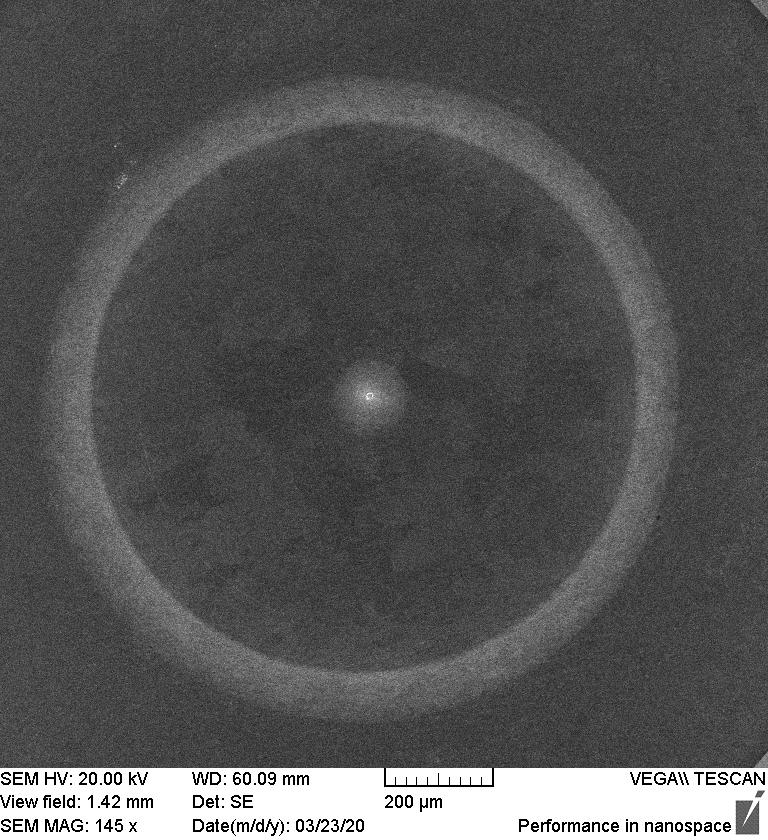
#> input picture Clonky-ok/1002_3.jpg, 768 x 840 px; its folder holds only this picture in this run
$ python siamese_network_data_prep_by_method.py
#> lines starting #> are read from the running program, lines starting #| are printed output that depends on the picture
### reshape_util.py
'''
A util module containing often used methods while saving / using data.


func: crop_reshape(images): As name suggests, crops and reshapes a list of images.

func: reshape_normalize(images, width, height): Normalizes input data and reshapes
into (len(images), width, height, 1) format suitable for NN input.
'''

import numpy as np

from cv2 import cv2


def crop_reshape(images):
    '''
    Crops the additional info bar from images, reshapes them into desired
    (768, 768) shape and converts to grayscale.

    Arguments:
        images: A list of images to perform operations on, should be 2D array.

    Returns:
        images_list: Numpy array of images converted to grayscale,
        shaped into (768,768), and with cropped off info bar.
    '''
    images_list = []

    for image in images:
        img = cv2.imread(image)
        # Resize into 768*840 if bigger
        resized = cv2.resize(img, (768, 840))
        # Crop the bottom info, making it 768x768
        cropped_img = resized[0:768, 0:768]
        # Make it actual grayscale
        gray = cv2.cvtColor(cropped_img, cv2.COLOR_BGR2GRAY)
        # Add the new grayscale image to the list
        images_list.append(gray)
    # As numpy array
    images_list = np.array(images_list)
    # Return the list for further operations
    return images_list


def reshape_normalize(images, img_width, img_height):
    '''
    Converts input image array into float32, normalizes it by dividing by 255.0,
    and reshapes into a Keras Input type of shape; (len(images), width, height, 1).

    Arguments:
        images: Numpy array of images to peform operations on.
        img_width: Integer, desired width dimension of images.
        img_height: Integer, desired height dimension of images.

    Returns:
        reshaped: A numpy array of float32, normalized and reshaped images.
    '''
    # Normalize the data
    normalized = images.astype('float32') / 255.0
    # Reshape into desirable shape
    reshaped = normalized.reshape(normalized.shape[0], img_width, img_height, 1)

    return reshaped

### siamese_network_data_prep_by_method.py
'''
Copyright (c) 2021, Štěpán Beneš


A script for making pairs of OK-OK and OK-Faulty images out of provided data.
These images serve as an input for siamese network training. The images are
divided by type, meaning the pairs are made of either BSE or SE images, not
mixed together.

If ran with any argument, the faulty images used are the extended variant
which includes also the plugged central hole images.

Pairs are made out of randomly shuffled images, with 80% of the OK ones and 75%
of the faulty ones as the training set, the rest is left for testing purposes.


func: make_pairs(ok_images, faulty_images): Makes pairs of ok_images with ok_images
and ok_images with faulty_images. Also creates proper labels; 1 for OK-OK, 0 for
OK-Faulty. Input images should be cropped 768x768 images [0,255]. Returns normalized
float32 [0,1] Left input array of images, Right input array of images, and Labels.

func: main(): Takes care of loading proper data, cropping and reshaping the images,
saving images by type (BSE or SE), and making pairs out of them that
serve as input for siamese nets. Also saves the created pairs. The pairs are
saved separately as Left and Right input arrays for ease of use.
'''
import sys
import glob
import numpy as np

from reshape_util import crop_reshape
from reshape_util import reshape_normalize


def make_pairs(ok_images, faulty_images):
    '''
    Makes pairs out of provided images. The strategy is 'all with all'. Pairs
    made are also assigned a label; 1 for a pair of OK images, 0 for OK with Faulty.
    Also normalizes and shuffles the data before returning the pairs.

    Arguments:
        ok_images: A numpy array containing 768x768 [0,255] image representation.
        faulty_images: A numpy array containing 768x768 [0,255] image representation.

    Returns:
        pairs_left: Numpy array of normalized float32 [0,1] images serving as 'Left'
        side of the siamese net input.
        pairs_right: Numpy array of normalized float32 [0,1] images serving as 'Right'
        side of the siamese net input.
        pairs_labels: Numpy array of assigned labels.
    '''
    # Create pairs for the siamese net input
    # Initial effort is to create 'each with each' pairing
    pairs_left = []
    pairs_right = []
    pairs_labels = []

    IMG_WIDTH = 768
    IMG_HEIGHT = 768

    # Create pairs from OK images
    # shape - 1 because the last one shouldn't need to be paired again
    for left in range(ok_images.shape[0]-1):
        # left + 1 to not make duplicate pairs
        for right in range(left+1, ok_images.shape[0]):
            pairs_left.append(ok_images[left])
            pairs_right.append(ok_images[right])
            pairs_labels.append(1)

    # Create pairs from OK and anomalous imaes
    for left in range(ok_images.shape[0]):
        for right in range(faulty_images.shape[0]):
            pairs_left.append(ok_images[left])
            pairs_right.append(faulty_images[right])
            pairs_labels.append(0)

    # Recreate as numpy arrays
    pairs_left = np.array(pairs_left)
    pairs_right = np.array(pairs_right)
    pairs_labels = np.array(pairs_labels)

    # Shuffle the data before saving
    indices = np.arange(pairs_left.shape[0])
    np.random.shuffle(indices)

    pairs_left = pairs_left[indices]
    pairs_right = pairs_right[indices]
    pairs_labels = pairs_labels[indices]

    print(pairs_labels.shape)
    print(pairs_left.shape)
    print(pairs_right.shape)

    # Normalize the data
    pairs_left = reshape_normalize(pairs_left, IMG_WIDTH, IMG_HEIGHT)
    pairs_right = reshape_normalize(pairs_right, IMG_WIDTH, IMG_HEIGHT)

    return pairs_left, pairs_right, pairs_labels


def main():
    '''
    Takes care of loading the data, cropping and reshaping it, feeding it to
    the make_pairs() function, saving cropped normalized BSE and SE images by type,
    creating training set out of the pairs and finally saving the training pairs too.
    '''
    IMG_WIDTH = 768
    IMG_HEIGHT = 768

    ok_images_se = glob.glob('Clonky-ok/*_3*')
    ok_images_bse = glob.glob('Clonky-ok/*_4*')

    extended = ""

    # A cheap way to make a distinction between making pairs with all the faulty
    # images (which means even those that contain plugged center) - if any
    # argument is given, all the faulty images are used.
    if len(sys.argv) > 1:
        # Apparently glob is incapable of such matching, that 'b' could be excluded
        # So I have to use this gimmick with 'numbers followed by dot'
        faulty_images_se = glob.glob('Clonky-vadne-full/[0-9].*')
        faulty_images_se += glob.glob('Clonky-vadne-full/[0-9][0-9].*')
        faulty_images_bse = glob.glob('Clonky-vadne-full/[0-9]*b.*')
        extended = "_extended"
    else:
        faulty_images_se = glob.glob('Clonky-vadne/[0-9].*')
        faulty_images_se += glob.glob('Clonky-vadne/[0-9][0-9].*')
        faulty_images_bse = glob.glob('Clonky-vadne/[0-9]*b.*')

    # Remove the info bar from the images and reshape them into 768x768
    ok_images_se_list = crop_reshape(ok_images_se)
#> in crop_reshape, img is the input picture: shape (840, 768, 3); min 0, max 255, mean 85.4
#> in crop_reshape, `cropped_img = resized[0:768, 0:768]`:
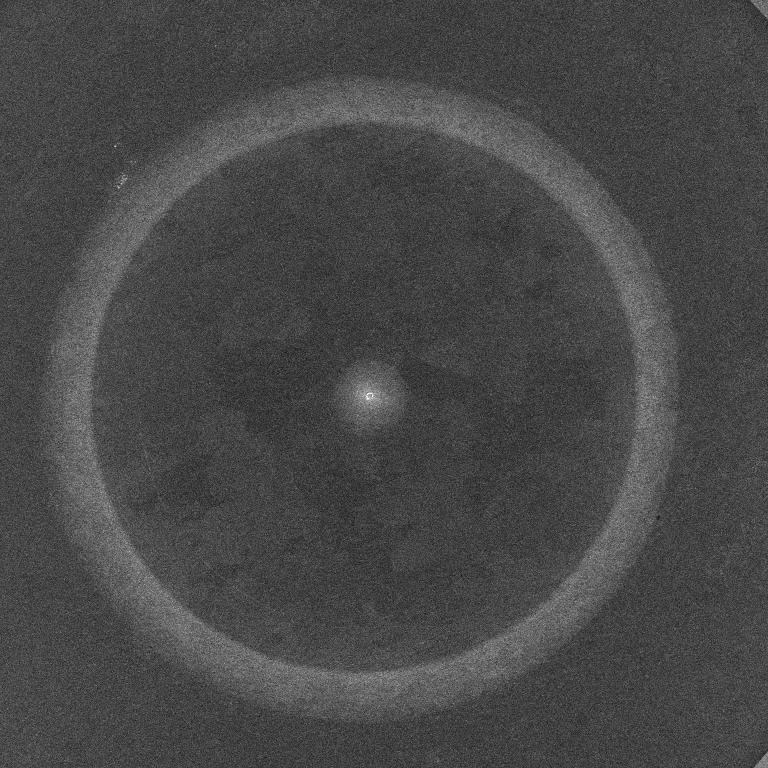
#> cropped_img: shape (768, 768, 3); min 13, max 255, mean 72.4
    ok_images_bse_list = crop_reshape(ok_images_bse)
    faulty_images_se_list = crop_reshape(faulty_images_se)
    faulty_images_bse_list = crop_reshape(faulty_images_bse)

    print(ok_images_se_list.shape)
#| (1, 768, 768)
    print(ok_images_bse_list.shape)
    print(faulty_images_se_list.shape)
    print(faulty_images_bse_list.shape)

    # Save all of the data, divided by the image type
    np.save("Data/SE_ok.npy", reshape_normalize(ok_images_se_list, IMG_WIDTH, IMG_HEIGHT))
    np.save("Data/BSE_ok.npy", reshape_normalize(ok_images_bse_list, IMG_WIDTH, IMG_HEIGHT))
    np.save("Data/SE_faulty" + extended + ".npy", reshape_normalize(faulty_images_se_list, IMG_WIDTH, IMG_HEIGHT))
    np.save("Data/BSE_faulty" + extended + ".npy", reshape_normalize(faulty_images_bse_list, IMG_WIDTH, IMG_HEIGHT))

    # Leave some of the images as testing data.
    # 75% instead of 80% of faulty data is taken to leave enough images
    # to represent all the error types in the testing portion.
    ok_images_se_list = ok_images_se_list[:int(0.8*len(ok_images_se_list))]
#> ok_images_se_list = empty array
    ok_images_bse_list = ok_images_bse_list[:int(0.8*len(ok_images_bse_list))]
    faulty_images_se_list = faulty_images_se_list[:int(0.75*len(faulty_images_se_list))]
    faulty_images_bse_list = faulty_images_bse_list[:int(0.75*len(faulty_images_bse_list))]

    print(ok_images_se_list.shape)
#| (0, 768, 768)
    print(ok_images_bse_list.shape)
    print(faulty_images_se_list.shape)
    print(faulty_images_bse_list.shape)

    # Make input pairs out of the training data portion
    se_pairs_left, se_pairs_right, se_pairs_labels = make_pairs(ok_images_se_list, faulty_images_se_list)
#> after the loop in make_pairs, `for left in range(ok_images.shape[0]-1):`: pairs_labels = []
#> in make_pairs, `pairs_left = np.array(pairs_left)`: pairs_left = empty array
#| (0,)
#| (0,)
#| (0,)
#> se_pairs_left = empty array; se_pairs_right = empty array; se_pairs_labels = empty array
    bse_pairs_left, bse_pairs_right, bse_pairs_labels = make_pairs(ok_images_bse_list, faulty_images_bse_list)

    # And, of course, save them
    np.save("DataHuge/SE_pairs_left" + extended + ".npy", se_pairs_left)
    np.save("DataHuge/SE_pairs_right" + extended + ".npy", se_pairs_right)
    np.save("DataHuge/SE_pairs_labels" + extended + ".npy", se_pairs_labels)

    np.save("DataHuge/BSE_pairs_left" + extended + ".npy", bse_pairs_left)
    np.save("DataHuge/BSE_pairs_right" + extended + ".npy", bse_pairs_right)
    np.save("DataHuge/BSE_pairs_labels" + extended + ".npy", bse_pairs_labels)


if __name__ == "__main__":
    main()

$ run again, on Clonky-ok/828_3.tif
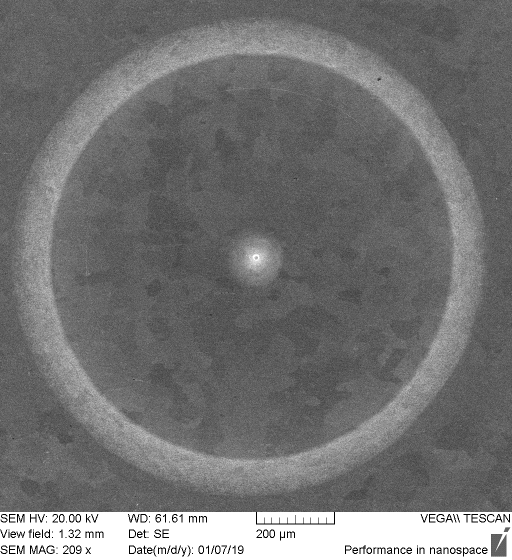
#> input picture Clonky-ok/828_3.tif, 1024 x 1120 px (shown at 1/2 size)
#> in crop_reshape, img is the input picture: shape (1120, 1024, 3); min 0, max 255, mean 115.4
#> in crop_reshape, `resized = cv2.resize(img, (768, 840))`:
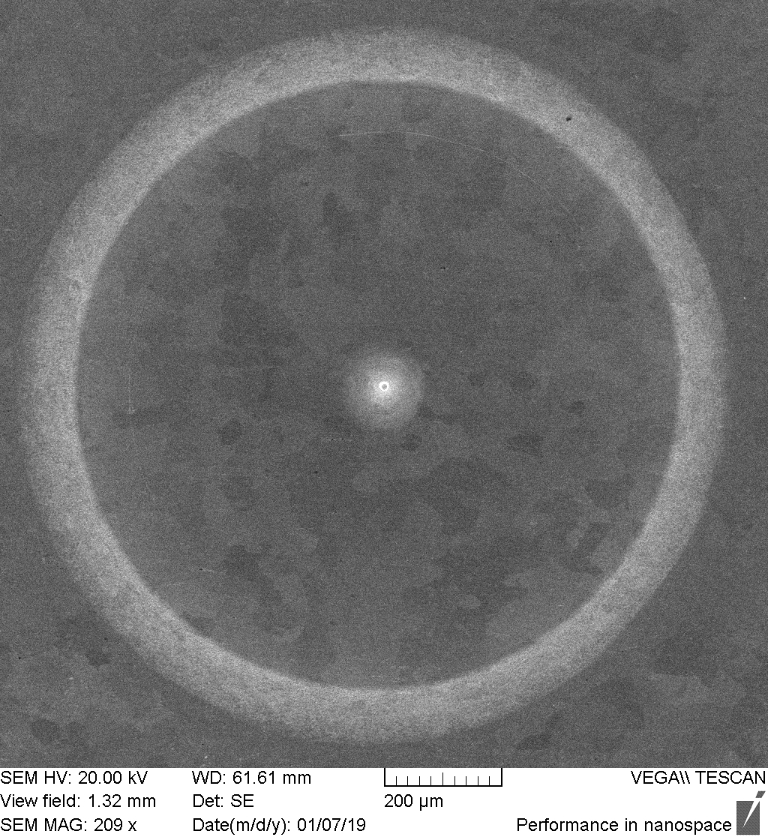
#> resized: shape (840, 768, 3); min 0, max 255, mean 115.3
#> in crop_reshape, `cropped_img = resized[0:768, 0:768]`:
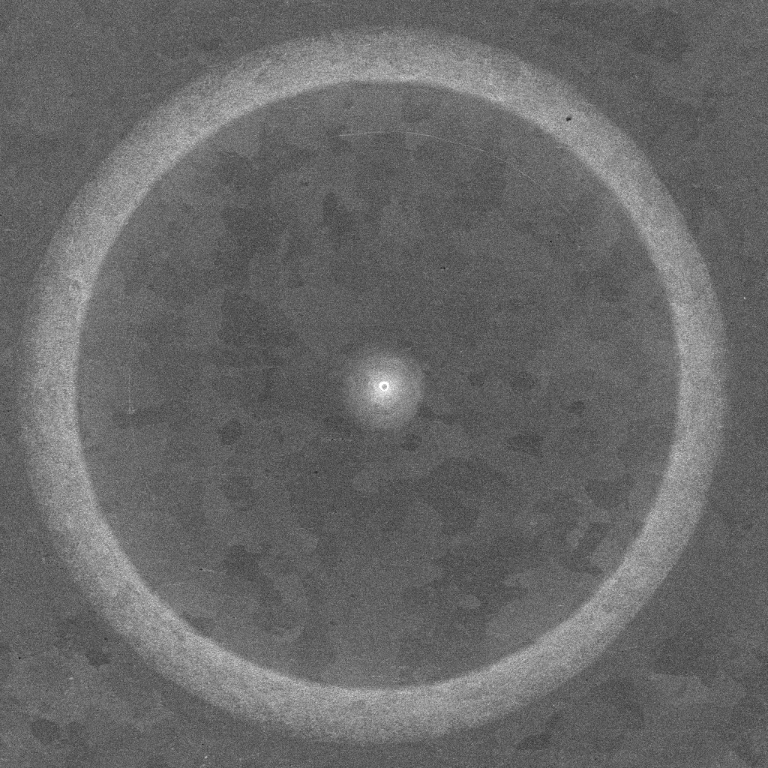
#> cropped_img: shape (768, 768, 3); min 32, max 255, mean 104.5
#| (1, 768, 768)
#> ok_images_se_list = empty array
#| (0, 768, 768)
#> after the loop in make_pairs, `for left in range(ok_images.shape[0]-1):`: pairs_labels = []
#> in make_pairs, `pairs_left = np.array(pairs_left)`: pairs_left = empty array
#| (0,)
#| (0,)
#| (0,)

$ run again, on Clonky-ok/834_3.png
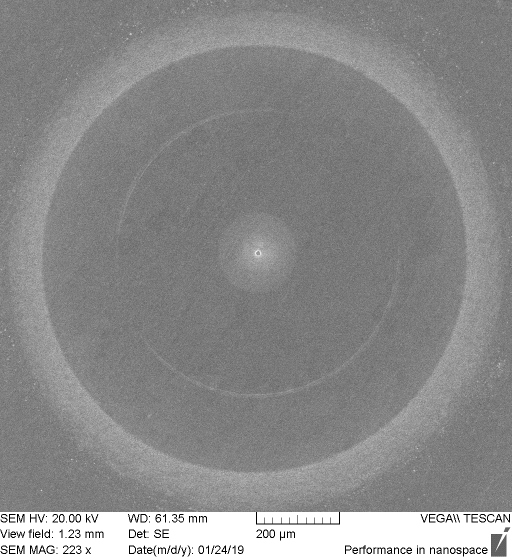
#> input picture Clonky-ok/834_3.png, 1024 x 1120 px (shown at 1/2 size)
#> in crop_reshape, img is the input picture: shape (1120, 1024, 3); min 0, max 255, mean 138.7
#> in crop_reshape, `resized = cv2.resize(img, (768, 840))`:
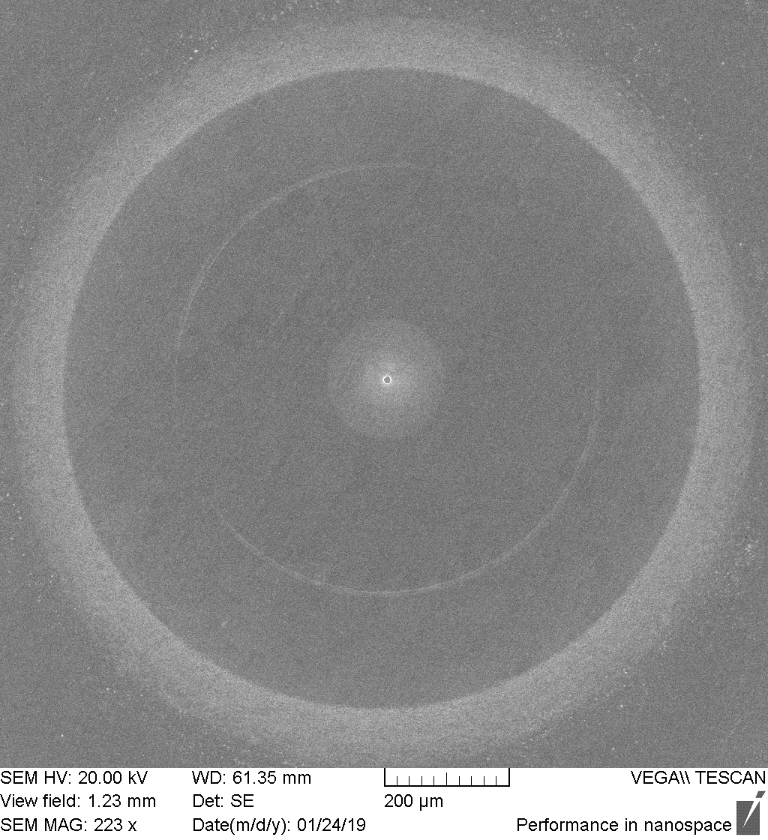
#> resized: shape (840, 768, 3); min 0, max 255, mean 138.6
#> in crop_reshape, `cropped_img = resized[0:768, 0:768]`:
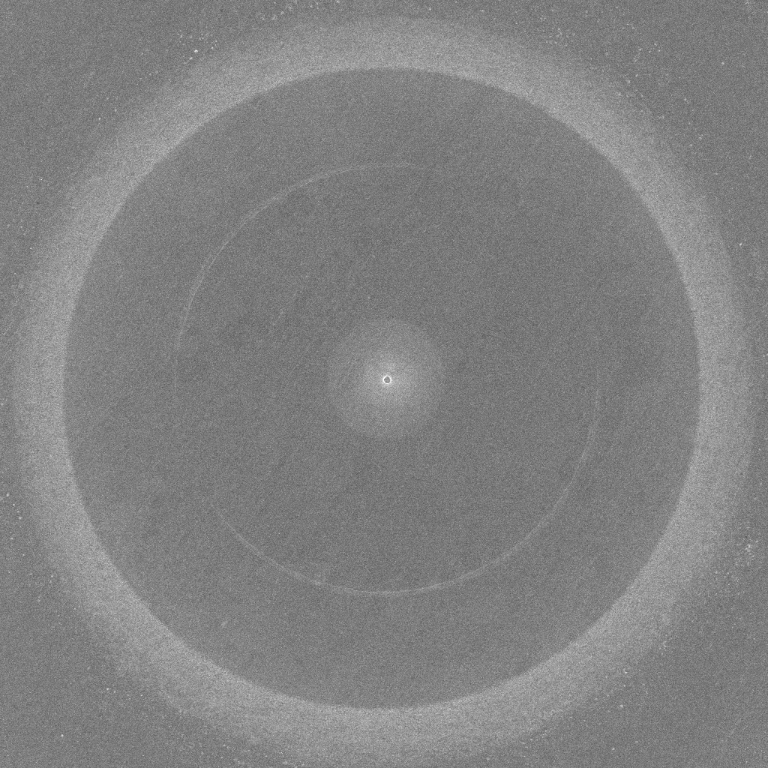
#> cropped_img: shape (768, 768, 3); min 90, max 250, mean 129.9
#| (1, 768, 768)
#> ok_images_se_list = empty array
#| (0, 768, 768)
#> after the loop in make_pairs, `for left in range(ok_images.shape[0]-1):`: pairs_labels = []
#> in make_pairs, `pairs_left = np.array(pairs_left)`: pairs_left = empty array
#| (0,)
#| (0,)
#| (0,)

$ run again, on Clonky-ok/851_3.jpg
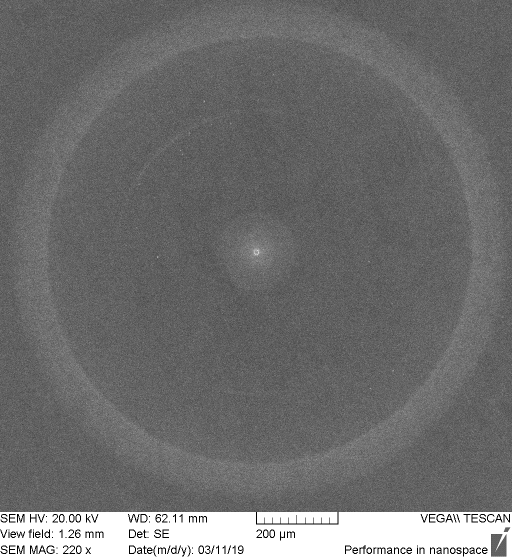
#> input picture Clonky-ok/851_3.jpg, 1024 x 1120 px (shown at 1/2 size)
#> in crop_reshape, img is the input picture: shape (1120, 1024, 3); min 0, max 255, mean 111.3
#> in crop_reshape, `resized = cv2.resize(img, (768, 840))`:
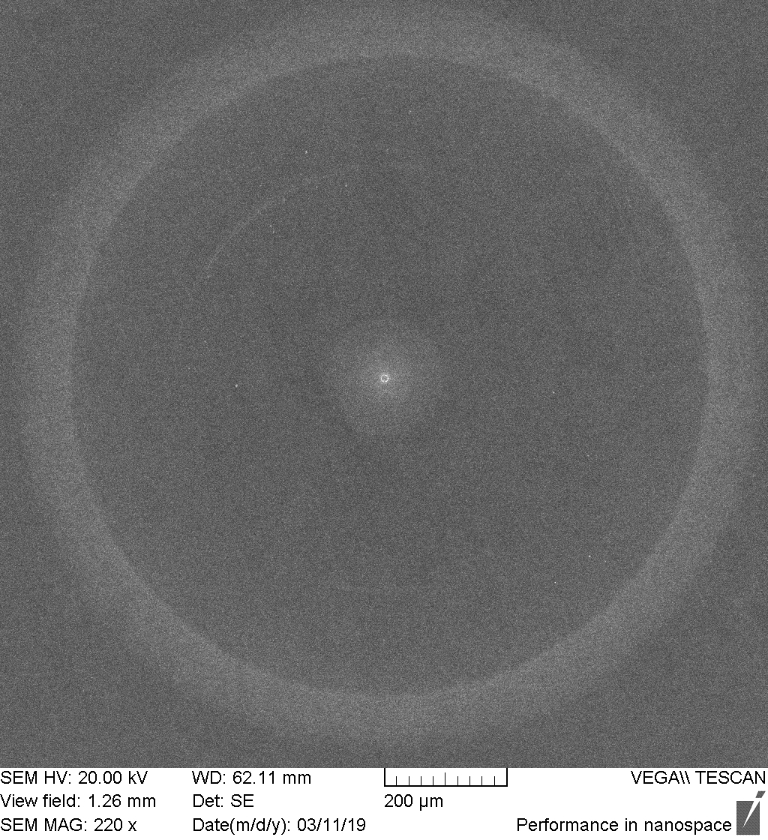
#> resized: shape (840, 768, 3); min 0, max 255, mean 111.2
#> in crop_reshape, `cropped_img = resized[0:768, 0:768]`:
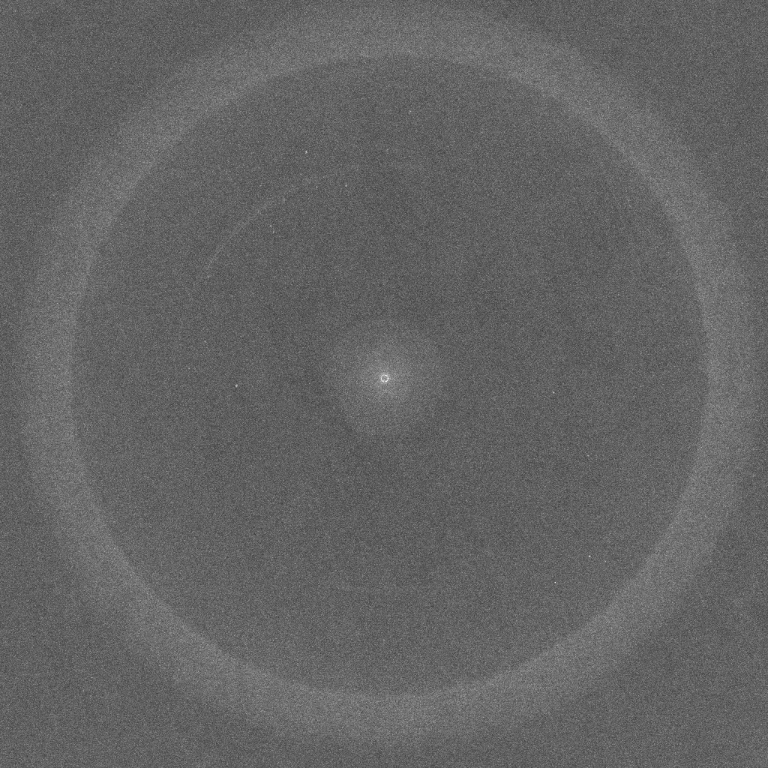
#> cropped_img: shape (768, 768, 3); min 58, max 238, mean 100
#| (1, 768, 768)
#> ok_images_se_list = empty array
#| (0, 768, 768)
#> after the loop in make_pairs, `for left in range(ok_images.shape[0]-1):`: pairs_labels = []
#> in make_pairs, `pairs_left = np.array(pairs_left)`: pairs_left = empty array
#| (0,)
#| (0,)
#| (0,)
